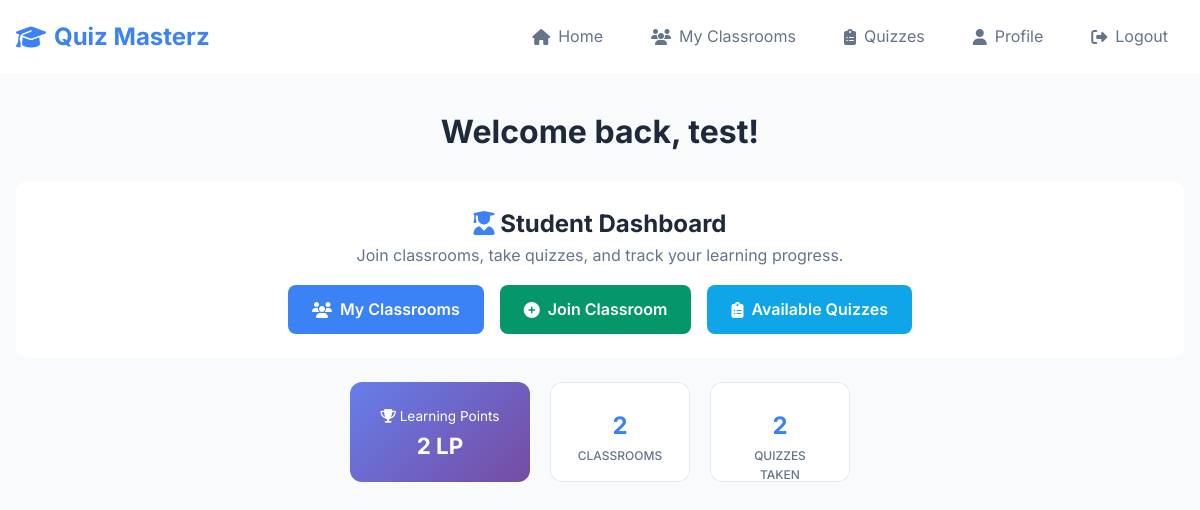
Page / (signed in) on the earlier database version.
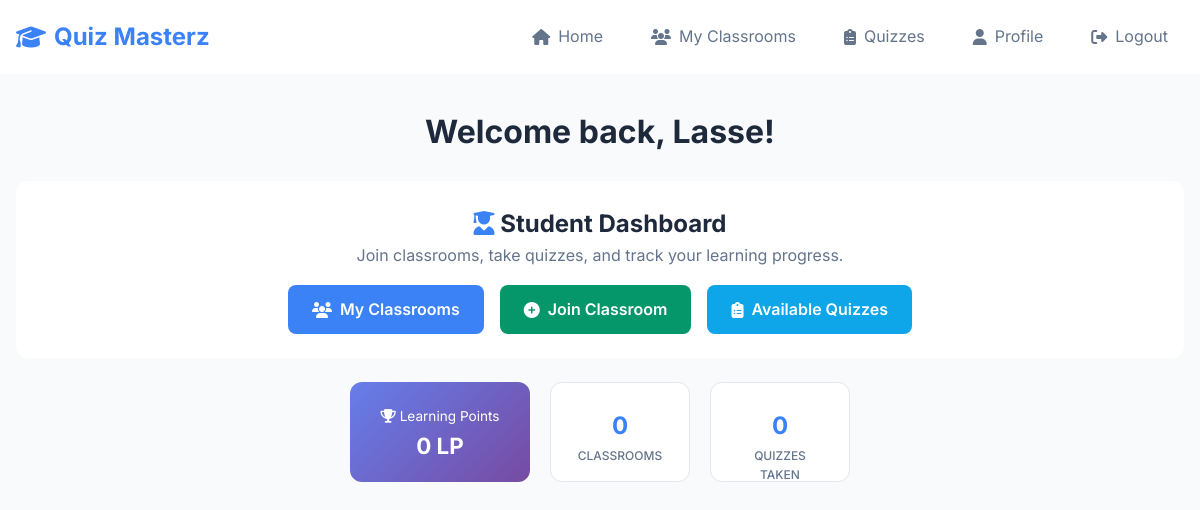
Same page on the later database version.
### website/models.py (models this page shows, shortened)
class User(db.Model, UserMixin):
    id = db.Column(db.Integer, primary_key=True)
    email = db.Column(db.String(150), unique=True)
    password = db.Column(db.String(150))
    first_name = db.Column(db.String(150))
    role = db.Column(db.String(50))  # 'student' or 'teacher'
    learning_points = db.Column(db.Integer, default=0) # User's total LPs
    classrooms_created = db.relationship('Classroom', foreign_keys='[Classroom.teacher_id]', backref='teacher', lazy=True)
    joined_classrooms = db.relationship('Classroom', secondary=classroom_members,
                                        backref=db.backref('students', lazy='dynamic'),
                                        lazy='dynamic')
    quiz_attempts = db.relationship('StudentQuizAttempt', backref='student', lazy='dynamic') # Added

### website/views.py (the view)
@views.route('/')
@login_required
def home():
    return render_template("home.html", user=current_user)

### website/__init__.py (called while the page is built)
def create_app():
    app = Flask(__name__)
    app.config['SECRET_KEY'] = 'hjshjhdjah kjshkjdhjs'
    app.config['SQLALCHEMY_DATABASE_URI'] = f'sqlite:///{DB_NAME}'
    db.init_app(app)
    from .views import views
    from .auth import auth
    app.register_blueprint(views, url_prefix='/')
    app.register_blueprint(auth, url_prefix='/')
    with app.app_context():
        db.create_all()
    from .models import User, Classroom, Quiz, Question, Answer, StudentQuizAttempt
    login_manager = LoginManager()
    login_manager.login_view = 'auth.login'
    login_manager.init_app(app)
    @login_manager.user_loader
    def load_user(id):
        return User.query.get(int(id))
    return app

### website/templates/home.html (shortened to what the changed rows need)
{% extends "base.html" %}
{% block content %}
<div class="container">
    <div class="text-center mb-4">
        <h1>Welcome back, {{ user.first_name }}!</h1>
    </div>
    {% if user.role == 'teacher' %}
        <div class="row mb-4">
            <div class="col-12">
                <div class="card">
                    <div class="card-body text-center">
                        <h2><i class="fas fa-chalkboard-teacher text-primary"></i> Teacher Dashboard</h2>
                        <p class="text-muted mb-0">Manage your classrooms, create quizzes, and track student progress.</p>
                    </div>
                </div>
            </div>
        </div>
        <div class="stats-container">
            <div class="stat-card">
                <span class="stat-number">{{ user.classrooms_created|length }}</span>
                <span class="stat-label">Active Classrooms</span>
            </div>
            <div class="stat-card">
                <span class="stat-number">
                    {% set unique_students = [] %}
                    {% for classroom in user.classrooms_created %}
                        {% for student in classroom.students %}
                            {% if student.id not in unique_students %}
                                {% set _ = unique_students.append(student.id) %}
                            {% endif %}
                        {% endfor %}
                    {% endfor %}
                    {{ unique_students|length }}
                </span>
                <span class="stat-label">Unique Students</span>
            </div>
            <div class="stat-card">
                <span class="stat-number">{{ user.created_quizzes.count() }}</span>
                <span class="stat-label">Quizzes Created</span>
            </div>
        </div>
        <div class="dashboard-grid">
            <div class="dashboard-card">
                <h3> Quick Actions</h3>
                <div class="quick-actions">
                    <a href="{{ url_for('views.create_classroom') }}" class="btn btn-success btn-sm">
                        <i class="fas fa-plus"></i> New Classroom
                    </a>
                    {% if user.classrooms_created|length > 0 %}
                        <div class="form-group-compact">
                            <label for="classroom-select" class="form-label form-label-small">
                                <i class="fas fa-chalkboard"></i> Active Classrooms
                            </label>
                            <select id="classroom-select" class="form-control" onchange="window.location.href = this.value">
                                <option value="">Select a classroom...</option>
                                {% for classroom in user.classrooms_created %}
                                    <option value="{{ url_for('views.edit_classroom', classroom_id=classroom.id) }}">
                                        {{ classroom.name }} ({{ classroom.students.count() }} students)
                                    </option>
                                {% endfor %}
                            </select>
                        </div>
                    {% endif %}
                </div>
            </div>
            {% if user.classrooms_created|length > 0 %}
            <div class="dashboard-card">
                <h3> Classrooms</h3>
                {% for classroom in user.classrooms_created[:3] %}
                    <div class="classroom-info-box">
                        <strong>{{ classroom.name }}</strong>
                        <br>
                        <small class="classroom-meta">
                            <i class="fas fa-users"></i> {{ classroom.students.count() }} students
                            <i class="fas fa-question-circle classroom-meta-icon"></i> {{ classroom.quizzes.count() }} quizzes
                        </small>
                    </div>
                {% endfor %}
            </div>
            {% endif %}
            {% if user.created_quizzes.count() > 0 %}
            <div class="dashboard-card">
                <h3> Recent Quizzes</h3>
                {% for quiz in user.created_quizzes[:3] %}
                    <div class="classroom-info-box">
                        <strong>{{ quiz.name }}</strong>
                        <br>
                        <small class="classroom-meta">
                            <i class="fas fa-question"></i> {{ quiz.questions.count() }} questions
                        </small>
                    </div>
                {% endfor %}
            </div>
            {% endif %}
        </div>    {% elif user.role == 'student' %}
        <div class="row mb-4">
            <div class="col-12">
                <div class="card">
                    <div class="card-body">
                        <div class="text-center mb-3">
                            <h2><i class="fas fa-user-graduate text-primary"></i> Student Dashboard</h2>
                            <p class="text-muted mb-0">Join classrooms, take quizzes, and track your learning progress.</p>
                        </div>
                        <div class="d-flex justify-content-center gap-3 flex-wrap">
                            <a href="{{ url_for('views.student_my_classrooms') }}" class="btn btn-primary btn-action">
                                <i class="fas fa-users"></i> My Classrooms
                            </a>
                            <a href="{{ url_for('views.student_join_classroom') }}" class="btn btn-success btn-action">
                                <i class="fas fa-plus-circle"></i> Join Classroom
                            </a>
                            <a href="{{ url_for('views.student_quizzes') }}" class="btn btn-info btn-action">
                                <i class="fas fa-clipboard-list"></i> Available Quizzes
                            </a>
                        </div>
                    </div>
                </div>
            </div>
        </div>
        <div class="stats-row">
            <div class="stat-card stat-card-primary">
                <div class="stat-label-primary">
                    <i class="fas fa-trophy stat-icon-gold"></i> Learning Points
                </div>
                <div class="stat-number-primary">
                    {{ user.learning_points if user.learning_points is not none else 0 }} LP
                </div>
            </div>
            <div class="stat-card stat-card-secondary">
                <div class="stat-number-secondary">{{ user.joined_classrooms.count() }}</div>
                <div class="stat-label-secondary">Classrooms</div>
            </div>
            <div class="stat-card stat-card-secondary">
                <div class="stat-number-secondary">{{ user.quiz_attempts.count() }}</div>
                <div class="stat-label-secondary">Quizzes Taken</div>
            </div>
        </div>{% endif %}
</div>
{% endblock %}

Differences in the rows shown:
changed User: first_name "test" → "Lasse"; learning_points "2" → "0"
Other differences:
{{ user.joined_classrooms.count() }}: "2" → "0"
{{ user.quiz_attempts.count() }}: "2" → "0"
